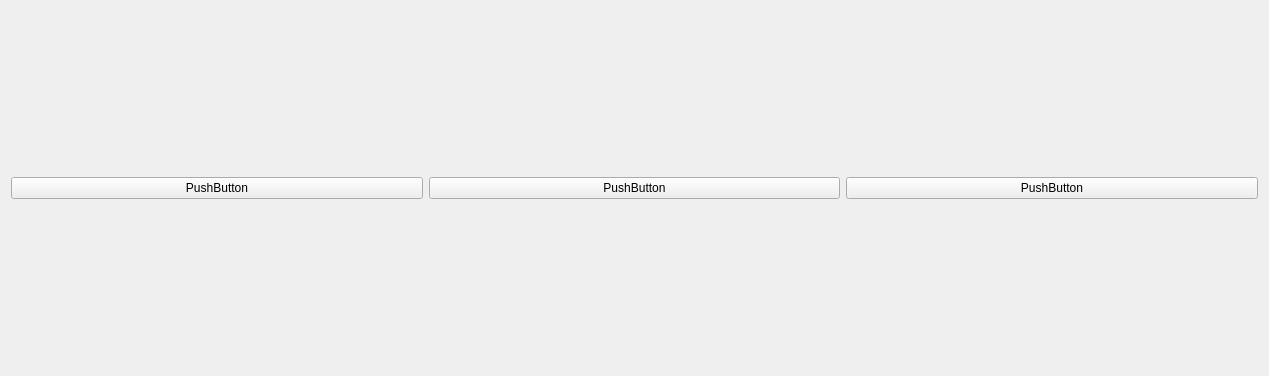
<?xml version="1.0" encoding="UTF-8"?>
<ui version="4.0">
 <class>MainWindow</class>
 <widget class="QMainWindow" name="MainWindow">
  <property name="geometry">
   <rect>
    <x>0</x>
    <y>0</y>
    <width>1269</width>
    <height>376</height>
   </rect>
  </property>
  <property name="windowTitle">
   <string>MainWindow</string>
  </property>
  <widget class="QWidget" name="centralWidget">
   <layout class="QHBoxLayout" name="horizontalLayout">
    <item>
     <layout class="QVBoxLayout" name="verticalPanelLayout">
      <item>
       <layout class="QHBoxLayout" name="horizontalGraphicsLayout">
        <item>
         <layout class="QVBoxLayout" name="rightDisplayLayout"/>
        </item>
        <item>
         <layout class="QVBoxLayout" name="centerDisplayLayout">
          <item>
           <layout class="QGridLayout" name="gridLayout">
            <item row="0" column="0">
             <widget class="QPushButton" name="pushButton">
              <property name="text">
               <string>PushButton</string>
              </property>
             </widget>
            </item>
            <item row="0" column="1">
             <widget class="QPushButton" name="pushButton_2">
              <property name="text">
               <string>PushButton</string>
              </property>
             </widget>
            </item>
            <item row="0" column="2">
             <widget class="QPushButton" name="pushButton_3">
              <property name="text">
               <string>PushButton</string>
              </property>
             </widget>
            </item>
           </layout>
          </item>
         </layout>
        </item>
        <item>
         <layout class="QVBoxLayout" name="leftDisplayLayout"/>
        </item>
       </layout>
      </item>
     </layout>
    </item>
   </layout>
  </widget>
  <widget class="QMenuBar" name="menuBar">
   <property name="geometry">
    <rect>
     <x>0</x>
     <y>0</y>
     <width>1269</width>
     <height>21</height>
    </rect>
   </property>
  </widget>
 </widget>
 <layoutdefault spacing="6" margin="11"/>
 <resources/>
 <connections/>
</ui>
